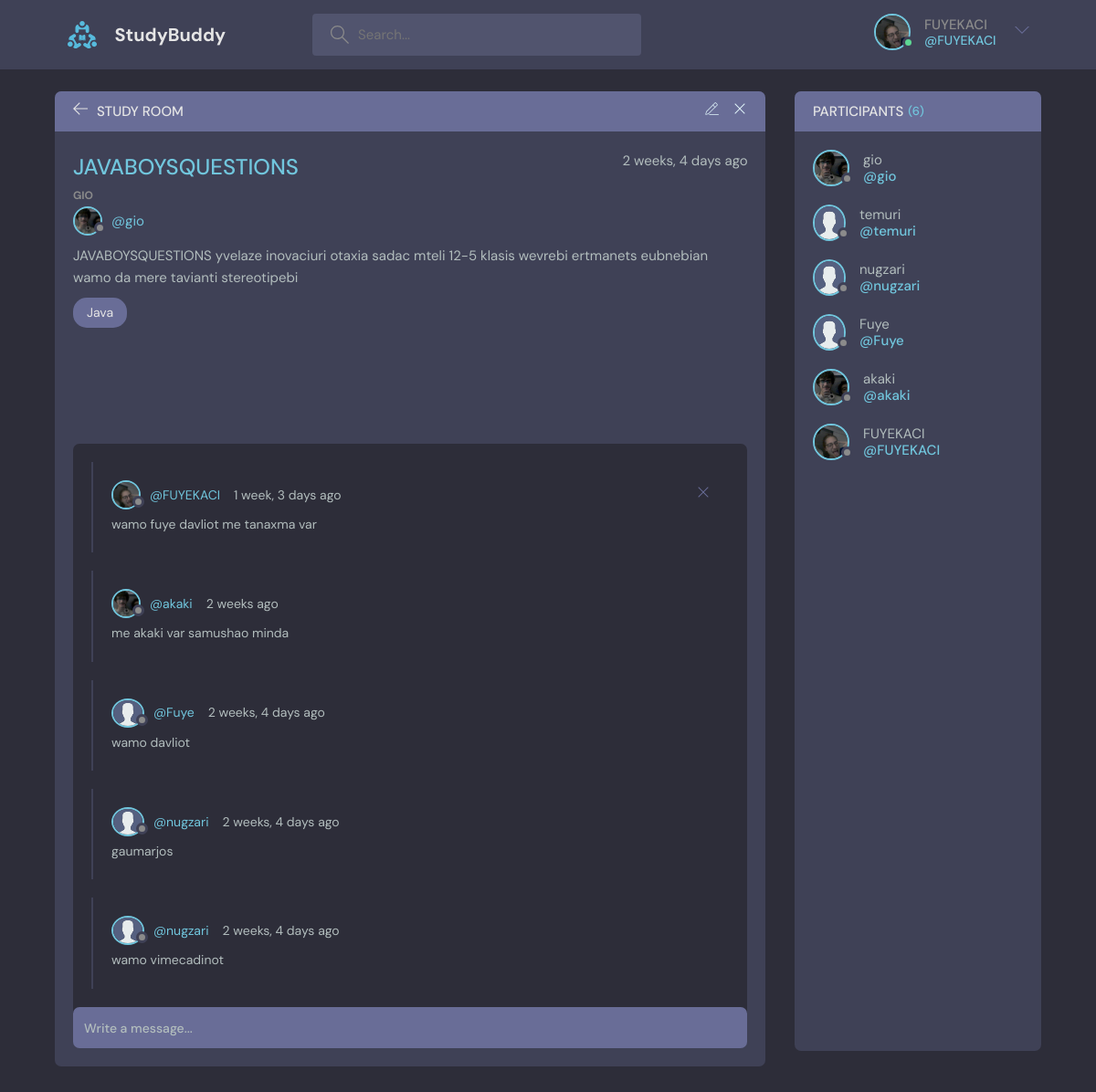
Page /room/1/ (signed in) on the committed database.
### myapp/models.py (models this page shows, shortened)
class Profile(models.Model):
    user = models.OneToOneField(User,on_delete=models.CASCADE)
    profile_image = models.ImageField(upload_to='./static/images', null=True, blank=True)
    bio = models.TextField(null = True)

class Room(models.Model):
    host = models.ForeignKey(User,on_delete= models.SET_NULL,null = True)
    name = models.CharField(max_length=100)
    topic = models.ForeignKey('Topic',on_delete= models.SET_NULL,null = True)
    description = models.TextField()
    participants = models.ManyToManyField(User, blank = True,related_name="participants")
    updated = models.DateTimeField(auto_now = True)
    created = models.DateTimeField(auto_now_add= True)
    def __str__(self):
        return self.name

class Topic(models.Model):
    name = models.CharField(max_length=100)
    updated = models.DateTimeField(auto_now = True)
    created = models.DateTimeField(auto_now_add= True)
    def __str__(self):
        return self.name

class Message(models.Model):
    host = models.ForeignKey(User,on_delete= models.SET_NULL,null = True)
    room = models.ForeignKey('Room',on_delete= models.CASCADE)
    description = models.CharField(max_length=100)
    updated = models.DateTimeField(auto_now = True)
    created = models.DateTimeField(auto_now_add= True)
    class Meta:
        ordering = ['-updated','-created']

### myapp/views.py (the view, shortened to what this page needs)
# urls.py: path('room/<str:pk>/',views.room,name = 'room'),
def room(request,pk):
    room = Room.objects.get(id = pk)
    room_messages = room.message_set.all()
    participants = room.participants.all()
    context = {'room':room,'room_messages':room_messages,'participants':participants}
    return render(request, 'room.html',context)

### templates/room.html (shortened to what this page needs)
{%extends 'main.html'%}
{% load static%}
{%block content%}
<main class="profile-page layout layout--2">
<div class="container">
  <div class="room">
    <div class="room__top">
      <div class="room__topLeft">
        <a href="/">
          <svg version="1.1" xmlns="http://www.w3.org/2000/svg" width="32" height="32" viewBox="0 0 32 32">
            <title>arrow-left</title>
            <path
              d="M13.723 2.286l-13.723 13.714 13.719 13.714 1.616-1.611-10.96-10.96h27.625v-2.286h-27.625l10.965-10.965-1.616-1.607z"
            ></path>
          </svg>
        </a>
        <h3>Study Room</h3>
      </div>
      <div class="room__topRight">
        <a href="{% url 'updateRoom' room.id%}">
        </a>
        <a href="{% url 'deleteRoom' room.id%}">
          <svg version="1.1" xmlns="http://www.w3.org/2000/svg" width="32" height="32" viewBox="0 0 32 32">
            <title>remove</title>
            <path
              d="M27.314 6.019l-1.333-1.333-9.98 9.981-9.981-9.981-1.333 1.333 9.981 9.981-9.981 9.98 1.333 1.333 9.981-9.98 9.98 9.98 1.333-1.333-9.98-9.98 9.98-9.981z"
            ></path>
          </svg>
        </a>
      </div>
    </div>
    <div class="room__box scroll">
      <div class="room__header scroll">
        <div class="room__info">
          <h3>{{room}}</h3>
          <span>{{room.created|timesince}} ago</span>
        </div>
        <div class="room__hosted">
          <p>{{room.host}}</p>
          <a href="{% url 'profile' room.host.id%}" class="room__author">
            <div class="avatar avatar--small">
              {%if room.host.profile %}
              <img src="{{room.host.profile.profile_image.url}}" />
              {%else%}
              <img src="./static/images/avatar.svg" style = "width:32px"/>
              {%endif%}
            </div>
            <span>@{{room.host}}</span>
          </a>
        </div>
        <div class="room__details">
          {{room.description}}
        </div>
        <span class="room__topics">{{room.topic}}</span>
      </div>
      <div class="room__conversation">
        <div class="threads scroll">
          {%for mes in room_messages%}
          <div class="thread">
            <div class="thread__top">
              <div class="thread__author">
                <a href="{% url 'profile' mes.host.id%}" class="thread__authorInfo">
                  <div class="avatar avatar--small">
                    {%if mes.host.profile %}
                    <img src="{{mes.host.profile.profile_image.url}}" />
                    {%else%}
                    <img src="{%static 'images/avatar.svg'%}" style = "width:32px"/>
                    {%endif%}
                  </div>
                  <span>@{{mes.host}}</span>
                </a>
                <span class="thread__date">{{mes.created|timesince}} ago</span>
              </div>
              {%if mes.host == request.user%}
              <a href="{% url 'delete-message' mes.id%}">
              <div class="thread__delete">
                <svg version="1.1" xmlns="http://www.w3.org/2000/svg" width="32" height="32" viewBox="0 0 32 32">
                  <title>remove</title>
                  <path
                    d="M27.314 6.019l-1.333-1.333-9.98 9.981-9.981-9.981-1.333 1.333 9.981 9.981-9.981 9.98 1.333 1.333 9.981-9.98 9.98 9.98 1.333-1.333-9.98-9.98 9.98-9.981z"
                  ></path>
                </svg>
                </div>
               </a>
          {%endif%}
            </div>
            <div class="thread__details">
              {{mes.description}}
            </div>
          </div>
          {%endfor%}
        </div>
      </div>
    </div>
    <div class="room__message">
      <form method="POST">
          <input type="text" name = "description" id = "mesaje" placeholder="Write a message...">
      </form>
    </div>
  </div>
  <div class="participants">
    <h3 class="participants__top">Participants <span>({{room.participants.count}})</span></h3>
    <div class="participants__list scroll">
      {%for par in participants%}
      <a href="{% url 'profile' par.id%}" class="participant">
        <div class="avatar avatar--medium">
          {%if par.profile %}
          <img src="{{par.profile.profile_image.url}}" />
          {%else%}
          <img src="{%static 'images/avatar.svg' %}" style = "width:32px"/>
          {%endif%}
        </div>
        <p>
          {{par}}
          <span>@{{par}}</span>
        </p>
      </a>
      {%endfor%}
    </div>
  </div>
</div>
</main>
{%endblock content%}

### templates/navbar.html (shortened to what this page needs)
{%load static%}
<a href="/" class="header__logo">
    <img src="{% static './images/logo.svg' %}" />
    <h1>StudyBuddy</h1>
  </a>
<form class="header__search" method="GET" action="{% url 'home'%}">
    <label>
      <input type="text" name ="q" placeholder="Search...">
    </label>
</form>
<nav class="header__menu">
    {% if request.user.is_authenticated%}
    <div class="header__user">
        <a href="{% url 'profile' request.user.id %}">
          <div class="avatar avatar--medium active">
            {%if request.user.profile.profile_image%}
            <img src="{{request.user.profile.profile_image.url}}" />
            {%else%}
            <img src="{%static 'images/avatar.svg'%}" style = "width:32px"/>
            {%endif%}
          </div>
          <p>{{request.user.username}} <span>@{{request.user.username}}</span></p>
        </a>
        <button class="dropdown-button">
          <svg version="1.1" xmlns="http://www.w3.org/2000/svg" width="32" height="32" viewBox="0 0 32 32">
            <title>chevron-down</title>
            <path d="M16 21l-13-13h-3l16 16 16-16h-3l-13 13z"></path>
          </svg>
        </button>
      </div>
    {%else%}
        <a href="{%url 'login'%}">
            <img src="{%static '/images/avatar.svg'%}" style = "width:32px"/>
            <p>Login</p>
        </a>
    {%endif%}
  </nav>

### rows in the picture
Room: name "JAVABOYSQUESTIONS", created "2 weeks, 4 days", host "GIO", host.profile.profile_image (picture), host "gio", description "JAVABOYSQUESTIONS yvelaze inovaciuri otaxia sadac mteli 12-5 klasis wevrebi ertmanets eubnebian wamo da mere tavianti stereotipebi", topic "Java", participants.count "6"
Message: host.profile.profile_image (picture), host "FUYEKACI", created "1 week, 3 days", description "wamo fuye davliot me tanaxma var"
Message: host.profile.profile_image (picture), host "akaki", created "2 weeks", description "me akaki var samushao minda"
Message: host "Fuye", created "2 weeks, 4 days", description "wamo davliot"
Message: host "nugzari", created "2 weeks, 4 days", description "gaumarjos"
Message: host "nugzari", created "2 weeks, 4 days", description "wamo vimecadinot"

### other values in the picture
{{ request.user.username }} "FUYEKACI"
{{ par }} "gio"
{{ par }} "temuri"
{{ par }} "nugzari"
{{ par }} "Fuye"
{{ par }} "akaki"
{{ par }} "FUYEKACI"
